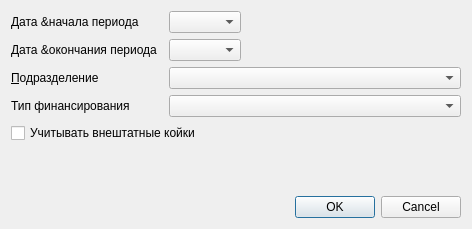
<?xml version="1.0" encoding="UTF-8"?>
<ui version="4.0">
 <class>ds14kkSetupDialog</class>
 <widget class="QDialog" name="ds14kkSetupDialog">
  <property name="geometry">
   <rect>
    <x>0</x>
    <y>0</y>
    <width>472</width>
    <height>229</height>
   </rect>
  </property>
  <property name="windowTitle">
   <string>параметры отчёта</string>
  </property>
  <layout class="QGridLayout" name="gridLayout">
   <item row="3" column="0">
    <widget class="QLabel" name="lblFinance">
     <property name="text">
      <string>Тип финансирования</string>
     </property>
     <property name="buddy">
      <cstring></cstring>
     </property>
    </widget>
   </item>
   <item row="3" column="2" colspan="3">
    <widget class="CRBComboBox" name="cmbFinance"/>
   </item>
   <item row="4" column="0" colspan="3">
    <widget class="QCheckBox" name="cbPermanent">
     <property name="text">
      <string>Учитывать внештатные койки</string>
     </property>
    </widget>
   </item>
   <item row="1" column="4">
    <spacer name="spacer_2">
     <property name="orientation">
      <enum>Qt::Horizontal</enum>
     </property>
     <property name="sizeHint" stdset="0">
      <size>
       <width>134</width>
       <height>20</height>
      </size>
     </property>
    </spacer>
   </item>
   <item row="6" column="0" colspan="5">
    <widget class="QDialogButtonBox" name="buttonBox">
     <property name="orientation">
      <enum>Qt::Horizontal</enum>
     </property>
     <property name="standardButtons">
      <set>QDialogButtonBox::Cancel|QDialogButtonBox::Ok</set>
     </property>
    </widget>
   </item>
   <item row="0" column="4">
    <spacer name="spacer">
     <property name="orientation">
      <enum>Qt::Horizontal</enum>
     </property>
     <property name="sizeHint" stdset="0">
      <size>
       <width>134</width>
       <height>20</height>
      </size>
     </property>
    </spacer>
   </item>
   <item row="2" column="0">
    <widget class="QLabel" name="lblOrgStructure">
     <property name="text">
      <string>&amp;Подразделение</string>
     </property>
     <property name="buddy">
      <cstring>cmbOrgStructure</cstring>
     </property>
    </widget>
   </item>
   <item row="5" column="0">
    <spacer name="verticalSpacer">
     <property name="orientation">
      <enum>Qt::Vertical</enum>
     </property>
     <property name="sizeHint" stdset="0">
      <size>
       <width>20</width>
       <height>40</height>
      </size>
     </property>
    </spacer>
   </item>
   <item row="2" column="2" colspan="3">
    <widget class="COrgStructureComboBox" name="cmbOrgStructure"/>
   </item>
   <item row="0" column="0">
    <widget class="QLabel" name="lblBegDate">
     <property name="text">
      <string>Дата &amp;начала периода</string>
     </property>
    </widget>
   </item>
   <item row="1" column="0">
    <widget class="QLabel" name="lblEndDate">
     <property name="text">
      <string>Дата &amp;окончания периода</string>
     </property>
    </widget>
   </item>
   <item row="0" column="2">
    <widget class="CDateTimeEdit" name="edtBegDate"/>
   </item>
   <item row="1" column="2">
    <widget class="CDateTimeEdit" name="edtEndDate"/>
   </item>
  </layout>
 </widget>
 <customwidgets>
  <customwidget>
   <class>COrgStructureComboBox</class>
   <extends>QComboBox</extends>
   <header>Orgs/OrgStructComboBoxes.h</header>
  </customwidget>
  <customwidget>
   <class>CRBComboBox</class>
   <extends>QComboBox</extends>
   <header>library/crbcombobox.h</header>
  </customwidget>
  <customwidget>
   <class>CDateTimeEdit</class>
   <extends>QComboBox</extends>
   <header>library/DateTimeEdit.h</header>
  </customwidget>
 </customwidgets>
 <resources/>
 <connections>
  <connection>
   <sender>buttonBox</sender>
   <signal>accepted()</signal>
   <receiver>ds14kkSetupDialog</receiver>
   <slot>accept()</slot>
   <hints>
    <hint type="sourcelabel">
     <x>248</x>
     <y>254</y>
    </hint>
    <hint type="destinationlabel">
     <x>157</x>
     <y>274</y>
    </hint>
   </hints>
  </connection>
  <connection>
   <sender>buttonBox</sender>
   <signal>rejected()</signal>
   <receiver>ds14kkSetupDialog</receiver>
   <slot>reject()</slot>
   <hints>
    <hint type="sourcelabel">
     <x>316</x>
     <y>260</y>
    </hint>
    <hint type="destinationlabel">
     <x>286</x>
     <y>274</y>
    </hint>
   </hints>
  </connection>
 </connections>
</ui>
